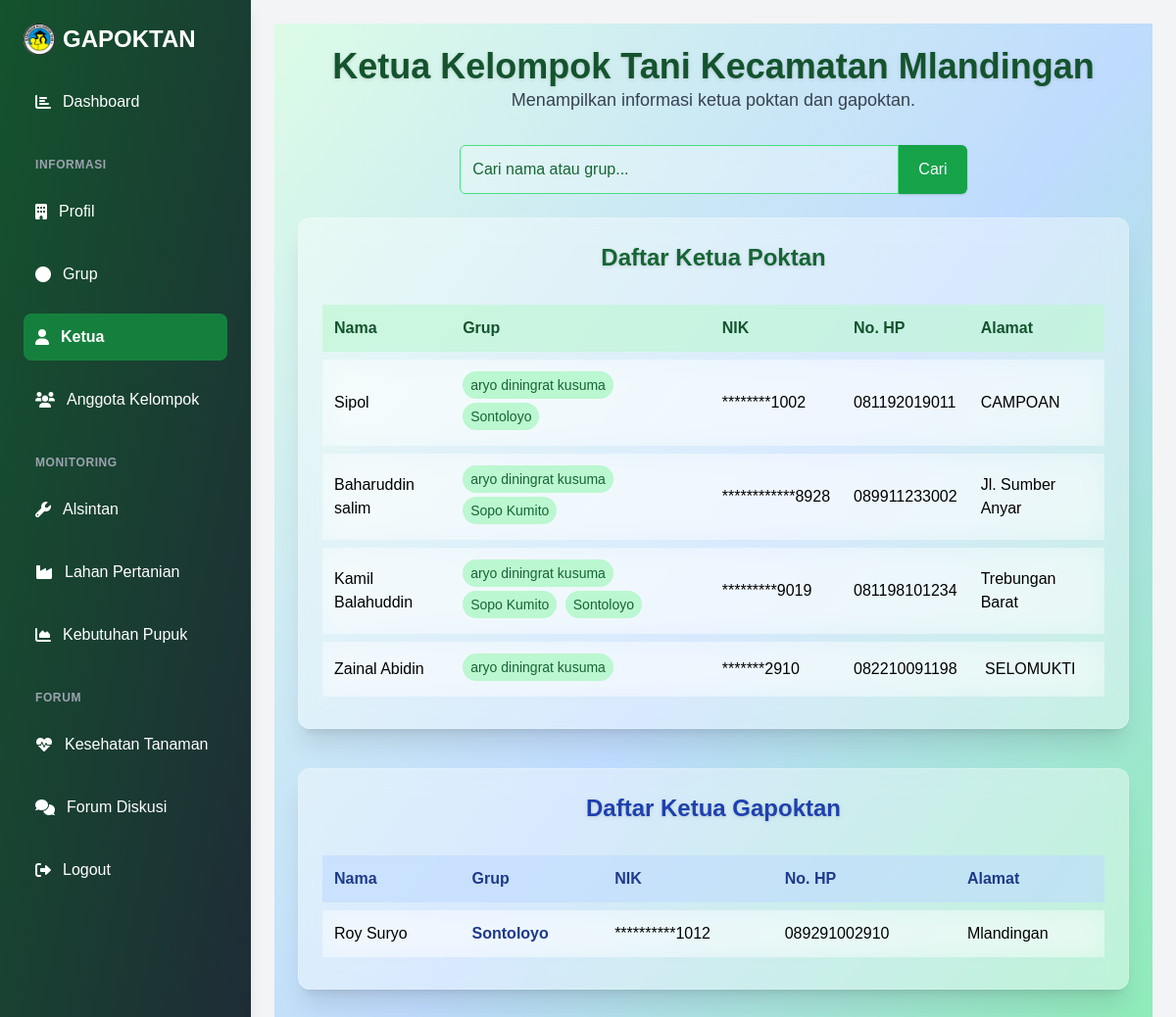
Screenshot of /ketua/ with the database file from the repository.
### administrator/models.py (models this page shows, shortened)
class KetuaKelompok(models.Model):
    grup = models.ManyToManyField(Grup, related_name='ketua')
    nama = models.CharField(max_length=100)
    nik = models.CharField(max_length=100, default="0000000000000000")
    no_hp = models.CharField(max_length=15)
    alamat = RichTextField(blank=True, null=True)
    slug = models.SlugField(max_length=200,null=True,blank=True, unique=True)
    class Meta:
        verbose_name_plural ="Data Ketua Kelompok"
    def nik_tersembunyi(self):
        return self.nik[:-4].replace(self.nik[:-4], '*' * len(self.nik[:-4])) + self.nik[-4:]

class Grup(models.Model):
    nama = models.CharField(max_length=100, unique=True)
    aktif = models.BooleanField(default=True)
    slug = models.SlugField(max_length=200, null=True,blank=True, unique=True)
    class Meta:
        verbose_name_plural ="Data Grup"

class KetuaGapoktan(models.Model):
    grup = models.ForeignKey(Grup, on_delete=models.CASCADE, related_name='ketua_gapoktan')
    nama = models.CharField(max_length=100)
    nik = models.CharField(max_length=100, default="0000000000000000")
    no_hp = models.CharField(max_length=15)
    alamat = RichTextField(blank=True, null=True)
    slug = models.SlugField(max_length=200,null=True,blank=True, unique=True)
    class Meta:
        verbose_name_plural = "Ketua Gapoktan"
    def nik_tersembunyi(self):
        return self.nik[:-4].replace(self.nik[:-4], '*' * len(self.nik[:-4])) + self.nik[-4:]

### petani/views.py (the view)
# urls.py: path('ketua/', views.ketuaadmin, name='ketuaadmin'),
def ketua(request):
    query = request.GET.get('q')
    if query:
        poktan = KetuaKelompok.objects.filter(
            Q(nama__icontains=query) | Q(grup__nama__icontains=query)
        ).order_by('-id').distinct()
        gapoktan = KetuaGapoktan.objects.filter(
            Q(nama__icontains=query) | Q(grup__nama__icontains=query)
        ).order_by('-id').distinct()
    else:
        poktan = KetuaKelompok.objects.order_by('-id')
        gapoktan = KetuaGapoktan.objects.order_by('-id')
    context = {
        'judul': 'Halaman Ketua',
        'menu': 'ketua',
        'poktan': poktan,
        'gapoktan': gapoktan,
    }
    return render(request, 'ketua.html', context)

### petani/templates/ketua.html (shortened to what this page needs)
{% extends "base.html" %}
{% load static %}
{% block content %}
<div class="min-h-screen bg-gradient-to-br from-green-100 via-blue-200 to-green-300 p-6">
    <header class="mb-8 text-center">
        <h1 class="text-4xl font-extrabold text-green-900 drop-shadow">Ketua Kelompok Tani Kecamatan Mlandingan</h1>
        <p class="text-gray-700 text-lg">Menampilkan informasi ketua poktan dan gapoktan.</p>
    </header>
    <form method="get" action="" class="mb-6 flex justify-center">
        <input type="text" name="q" placeholder="Cari nama atau grup..."
            value="{{ request.GET.q }}"
            class="p-3 border border-green-400 rounded-l-md w-full max-w-md focus:outline-none focus:ring-2 focus:ring-green-500 bg-white/30 backdrop-blur-md text-green-900 placeholder-green-800">
        <button type="submit" class="bg-green-600 text-white px-5 rounded-r-md hover:bg-green-700 transition shadow">Cari</button>
    </form>
    <div class="backdrop-blur-md bg-white/40 rounded-xl shadow-xl p-6 border border-white/20 max-w-6xl mx-auto mb-10">
        <h2 class="text-2xl font-bold mb-6 text-center text-green-800 drop-shadow">Daftar Ketua Poktan</h2>
        <div class="overflow-x-auto">
            <table class="w-full table-auto text-left border-separate border-spacing-y-2">
                <thead>
                    <tr class="bg-green-200/60 text-green-900">
                        <th class="p-3">Nama</th>
                        <th class="p-3">Grup</th>
                        <th class="p-3">NIK</th>
                        <th class="p-3">No. HP</th>
                        <th class="p-3">Alamat</th>
                    </tr>
                </thead>
                {% for row in poktan %}
                <tbody>
                    <tr class="hover:bg-green-100/50 transition backdrop-blur-md bg-white/30">
                        <td class="p-3">{{ row.nama }}</td>
                        <td class="p-3">
                            {% for g in row.grup.all %}
                                <span class="inline-block bg-green-200 text-green-800 px-2 py-1 rounded-full text-sm mr-1 mb-1">{{ g.nama }}</span>
                            {% endfor %}
                        </td>
                        <td class="p-3">{{ row.nik_tersembunyi }}</td>
                        <td class="p-3">{{ row.no_hp }}</td>
                        <td class="p-3">{{ row.alamat|safe }}</td>
                    </tr>
                </tbody>
                {% empty %}
                <tbody>
                    <tr>
                        <td colspan="5" class="text-center text-red-500 italic p-3">Data Ketua Poktan tidak ditemukan.</td>
                    </tr>
                </tbody>
                {% endfor %}
            </table>
        </div>
    </div>
    <div class="backdrop-blur-md bg-white/40 rounded-xl shadow-xl p-6 border border-white/20 max-w-6xl mx-auto">
        <h2 class="text-2xl font-bold mb-6 text-center text-blue-800 drop-shadow">Daftar Ketua Gapoktan</h2>
        <div class="overflow-x-auto">
            <table class="w-full table-auto text-left border-separate border-spacing-y-2">
                <thead>
                    <tr class="bg-blue-200/60 text-blue-900">
                        <th class="p-3">Nama</th>
                        <th class="p-3">Grup</th>
                        <th class="p-3">NIK</th>
                        <th class="p-3">No. HP</th>
                        <th class="p-3">Alamat</th>
                    </tr>
                </thead>
                {% for row in gapoktan %}
                <tbody>
                    <tr class="hover:bg-blue-100/50 transition backdrop-blur-md bg-white/30">
                        <td class="p-3">{{ row.nama }}</td>
                        <td class="p-3 text-blue-900 font-semibold">{{ row.grup.nama }}</td>
                        <td class="p-3">{{ row.nik_tersembunyi }}</td>
                        <td class="p-3">{{ row.no_hp }}</td>
                        <td class="p-3">{{ row.alamat|safe }}</td>
                    </tr>
                </tbody>
                {% empty %}
                <tbody>
                    <tr>
                        <td colspan="5" class="text-center text-red-500 italic p-3">Data Ketua Gapoktan tidak ditemukan.</td>
                    </tr>
                </tbody>
                {% endfor %}
            </table>
        </div>
    </div>
</div>
{% endblock content %}

### rows the page displays
KetuaKelompok: nama "Sipol", nik_tersembunyi "********1002", no_hp "081192019011", alamat "CAMPOAN"
Grup: nama "aryo diningrat kusuma"
Grup: nama "Sontoloyo"
KetuaKelompok: nama "Baharuddin salim", nik_tersembunyi "************8928", no_hp "089911233002", alamat "Jl. Sumber Anyar"
Grup: nama "Sopo Kumito"
KetuaKelompok: nama "Kamil Balahuddin", nik_tersembunyi "*********9019", no_hp "081198101234", alamat "Trebungan Barat"
KetuaKelompok: nama "Zainal Abidin", nik_tersembunyi "*******2910", no_hp "082210091198", alamat "SELOMUKTI"
KetuaGapoktan: nama "Roy Suryo", grup.nama "Sontoloyo", nik_tersembunyi "**********1012", no_hp "089291002910", alamat "Mlandingan"
